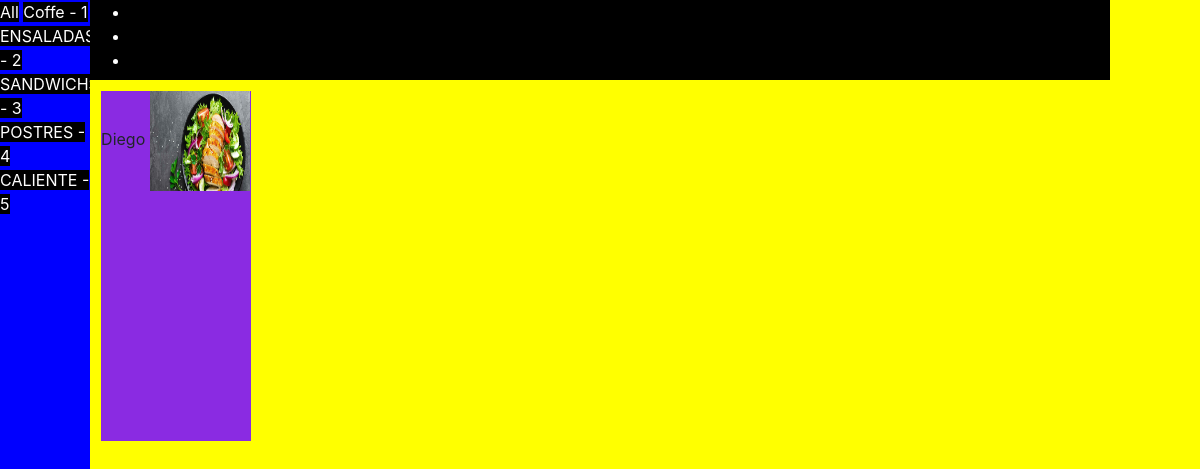
/coffe/nueva_cat/, run on an earlier commit of the app's database.
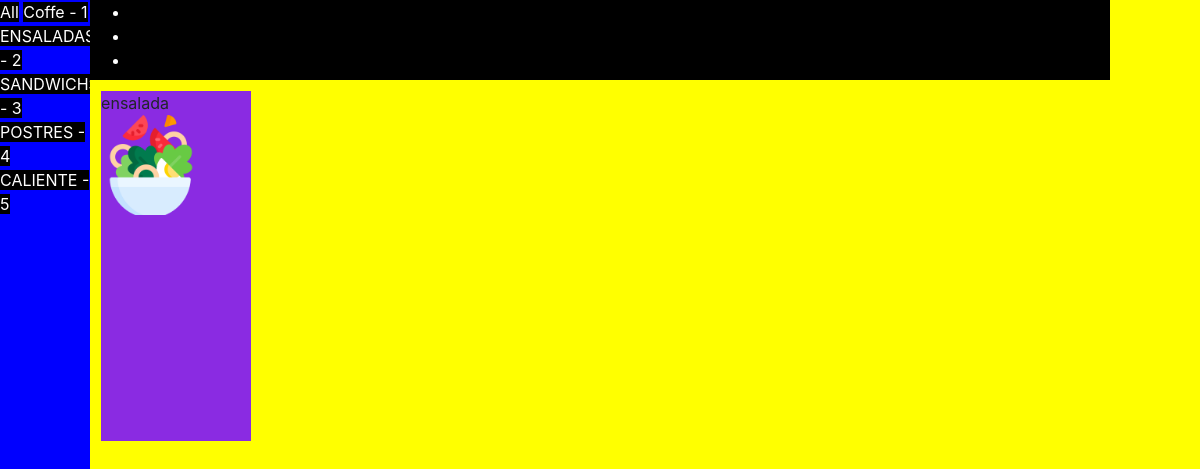
And on a later commit of the database.
### coffe/models.py (models this page shows, shortened)
class Categoria(models.Model):
    id_categoria =models.AutoField(db_column='idCate',primary_key=True)
    nombre=models.CharField(max_length=35)

class Producto(models.Model):
    id_producto=models.AutoField(db_column='idProd',primary_key=True)
    nombre=models.CharField(max_length=350)
    imagen=models.ImageField(upload_to='upload')
    descripcion=models.CharField(max_length=400)
    precio=models.IntegerField()
    fk_categoria=models.ForeignKey('Categoria',on_delete=models.CASCADE,db_column='idCate')

### coffe/views.py (the view)
# urls.py: path('nueva_cat/',views.N_categoria,name='new'),
def N_categoria(request):
     categorias=Categoria.objects.all()
     return render(request,'coffe/N_categoria.html',{'categorias':categorias,'true':True,'productos':Ext_prod()})

### coffe/views.py (called while the page is built)
def Ext_prod():
     productos = Producto.objects.all()
     return productos

### coffe/templates/coffe/N_categoria.html (shortened to what this page needs)
{%  load static %}
<!DOCTYPE html>
<html lang="en">
<head>
    <link rel="stylesheet" href="{% static 'css/bootstrap.min.css' %}">
</head>
<body>
        <div id="aside">
            <a href="{{0}}" id="btn-cate">All</a>
            {% for i in categorias   %}
            <a href="{{i.id_categoria}}" id="btn-cate">{{i.nombre}} - {{i.id_categoria}}</a>
            {% endfor %}
        </div>
        <div id="contenido">
            <nav><ul>
                <li><a href=""></a></li>
                <li><a href=""></a></li>
                <li><a href=""></a></li>
            </ul></nav>
            {% if true %}
                {% for p in productos  %}
                <div id="tarjeta">
                    {{p.nombre}}
                    <img src="{{p.imagen.url}}" width="100" height="100" alt="">
                </div>
                {% endfor %}
            {% endif %}
        </div>
</body>
</html>

What changed in the data, as far as the page shows it:
no longer on this page (row unchanged): Producto: nombre "Diego", imagen (picture)
added Producto: nombre "ensalada", imagen (picture)
